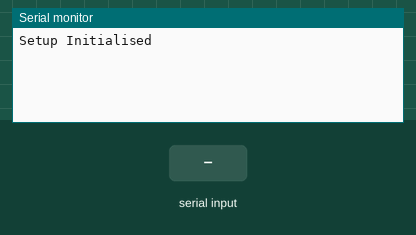
A program run on a simulated Arduino Uno, built with avr-gcc and run on an emulated ATmega328P. Shown: the last lines printed to the serial monitor. The inputs (shaded band) are chosen by the test bench.

Above: at 1.2 s.
1.3 s: "1" received over the second serial link
At 1.7 s:
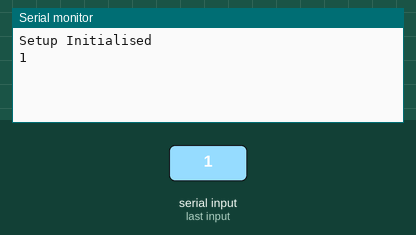
2.8 s: "0" received over the second serial link
At 4.0 s:
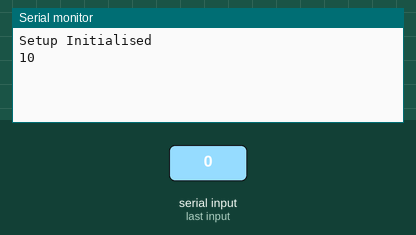

The program:

main.cpp
```cpp
#include <Arduino.h>
#include <SoftwareSerial.h>

// Setup Software Serial for ESP8266

SoftwareSerial ESPSoftwareSerial(2, 3); // Rx and Tx pins

void setup() {
  Serial.begin(115200);
  ESPSoftwareSerial.begin(115200);
  Serial.println("Setup Initialised");
}

void loop() {
  // Have Arduino listen for Serial communication between the ESP and the PC
  if (ESPSoftwareSerial.available()) {
    Serial.write(ESPSoftwareSerial.read());
  }

  // Have data read via serial monitor to be written to device
  if (Serial.available()) {
    ESPSoftwareSerial.write(Serial.read());
  }
}
```

Measured:
- after the input at 1.3 s, the serial monitor: prints a new line at once (image 1)
- after the input at 2.8 s, the serial monitor: prints a new line at once (image 2)
